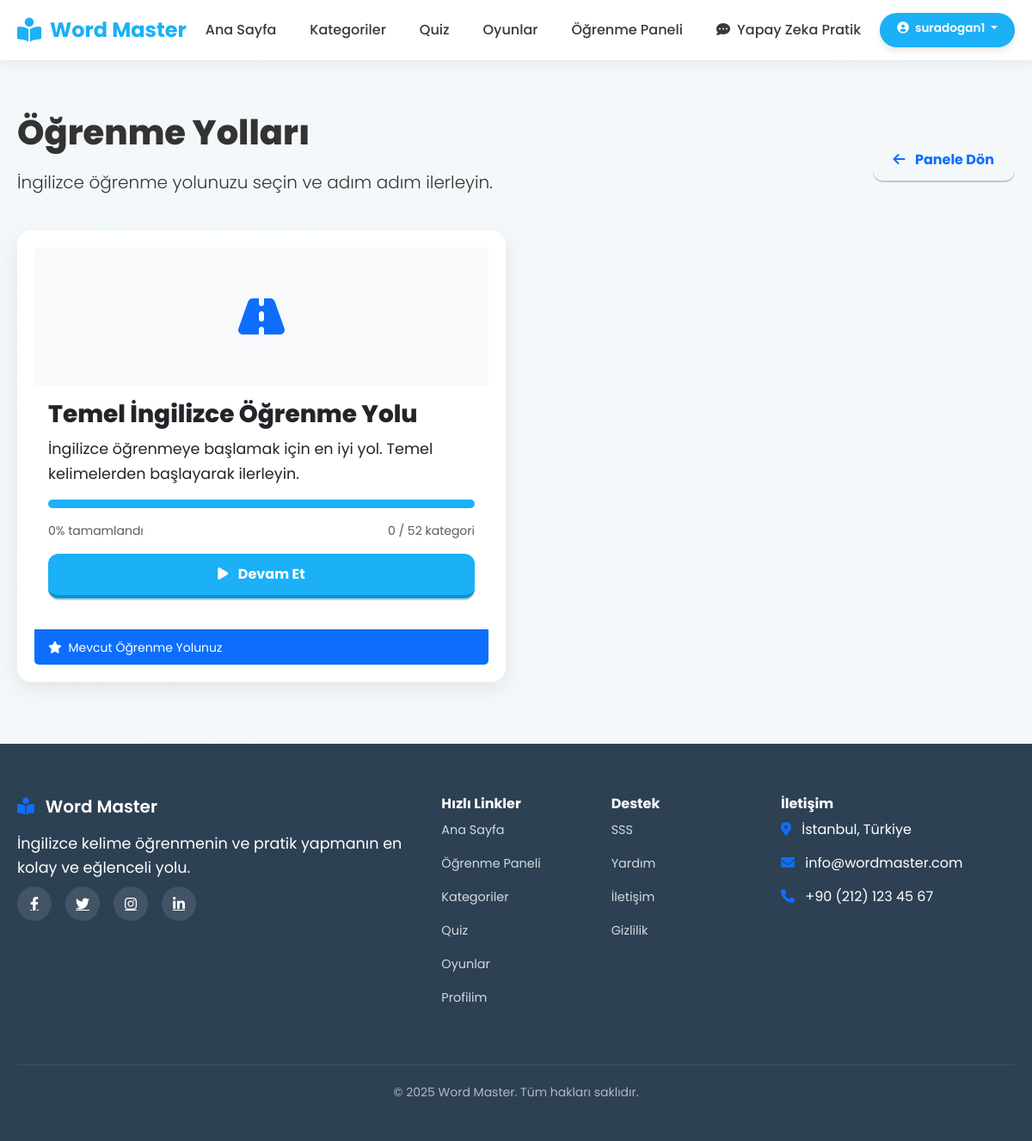
The page /learning-paths/ (signed in) on the database its author committed.
### core/models.py (models this page shows, shortened)
class LearningPath(models.Model):
    name = models.CharField(max_length=100)
    description = models.TextField(blank=True, null=True)
    image = models.ImageField(upload_to='learning_path_images/', blank=True, null=True)
    categories = models.ManyToManyField(Category, through='LearningPathCategory')
    created_at = models.DateTimeField(auto_now_add=True)

### core/views.py (the view)
# urls.py: path('learning-paths/', learning_paths, name='learning_paths'),
@login_required
def learning_paths(request):
    learning_paths = LearningPath.objects.all().order_by('name')
    user_profile = request.user.profile
    current_path = user_profile.current_learning_path
    paths_progress = []
    for path in learning_paths:
        path_categories = LearningPathCategory.objects.filter(learning_path=path).order_by('order')
        total_categories = path_categories.count()
        completed_categories = UserCategoryProgress.objects.filter(
            user=request.user,
            category__in=[pc.category for pc in path_categories],
            completed=True
        ).count()
        percentage = int((completed_categories / total_categories * 100) if total_categories > 0 else 0)
        paths_progress.append({
            'learning_path': path,
            'total_categories': total_categories,
            'completed_categories': completed_categories,
            'percentage': percentage,
            'is_current': current_path == path
        })
    context = {
        'paths_progress': paths_progress
    }
    return render(request, 'core/learning_paths.html', context)

### core/templates/core/learning_paths.html (shortened to what this page needs)
{% extends 'core/base.html' %}
{% load static %}
{% block content %}
<div class="container my-5">
    <div class="row mb-4">
        <div class="col-lg-8">
            <h1 class="mb-3">Öğrenme Yolları</h1>
            <p class="lead">İngilizce öğrenme yolunuzu seçin ve adım adım ilerleyin.</p>
        </div>
        <div class="col-lg-4 text-lg-end d-flex align-items-center justify-content-lg-end">
            <a href="{% url 'dashboard' %}" class="btn btn-outline-primary">
                <i class="fas fa-arrow-left me-2"></i> Panele Dön
            </a>
        </div>
    </div>
    <div class="row">
        {% for path_progress in paths_progress %}
            <div class="col-md-6 mb-4">
                <div class="card h-100 {% if path_progress.is_current %}border-primary{% endif %}">
                    {% if path_progress.learning_path.image %}
                        <img src="{{ path_progress.learning_path.image.url }}" class="card-img-top" alt="{{ path_progress.learning_path.name }}">
                    {% else %}
                        <div class="card-img-top bg-light d-flex align-items-center justify-content-center" style="height: 160px;">
                            <i class="fas fa-road fa-3x text-primary"></i>
                        </div>
                    {% endif %}
                    <div class="card-body">
                        <h3 class="card-title">{{ path_progress.learning_path.name }}</h3>
                        <p class="card-text">{{ path_progress.learning_path.description|truncatechars:150 }}</p>
                        <div class="progress mb-3" style="height: 10px;">
                        </div>
                        <div class="d-flex justify-content-between mb-3">
                            <small class="text-muted">{{ path_progress.percentage }}% tamamlandı</small>
                            <small class="text-muted">{{ path_progress.completed_categories }} / {{ path_progress.total_categories }} kategori</small>
                        </div>
                        <div class="d-grid">
                            <a href="{% url 'learning_path' path_progress.learning_path.id %}" class="btn btn-primary">
                                {% if path_progress.is_current %}
                                    <i class="fas fa-play me-2"></i> Devam Et
                                {% else %}
                                    <i class="fas fa-book-open me-2"></i> Keşfet
                                {% endif %}
                            </a>
                        </div>
                    </div>
                    {% if path_progress.is_current %}
                        <div class="card-footer bg-primary text-white">
                            <small><i class="fas fa-star me-1"></i> Mevcut Öğrenme Yolunuz</small>
                        </div>
                    {% endif %}
                </div>
            </div>
        {% empty %}
            <div class="col-12">
                <div class="alert alert-info">
                    Henüz öğrenme yolu eklenmemiş. Lütfen daha sonra tekrar kontrol edin.
                </div>
            </div>
        {% endfor %}
    </div>
</div>
{% endblock %}

### core/templates/core/base.html (shortened to what this page needs)
<!DOCTYPE html>
<html lang="tr">
<head>
    <link href="https://cdn.jsdelivr.net/npm/bootstrap@5.3.0/dist/css/bootstrap.min.css" rel="stylesheet">
    <link rel="stylesheet" href="https://cdnjs.cloudflare.com/ajax/libs/font-awesome/6.4.0/css/all.min.css">
    <link rel="stylesheet" href="https://unpkg.com/aos@next/dist/aos.css" />
    <link rel="stylesheet" href="/static/css/duolingo-style.css">
</head>
<body>
    <nav class="navbar">
        <div class="container navbar-container">
                        <a class="navbar-logo" href="{% url 'home' %}">                <i class="fas fa-book-reader"></i> Word Master            </a>                        <div class="navbar-menu">
                <a class="navbar-item {% if request.path == '/' %}active{% endif %}" href="{% url 'home' %}">Ana Sayfa</a>
                {% if user.is_authenticated %}
                    <a class="navbar-item {% if 'categories' in request.path %}active{% endif %}" href="{% url 'category_list' %}">Kategoriler</a>
                    <a class="navbar-item {% if 'quiz' in request.path %}active{% endif %}" href="{% url 'quiz_categories' %}">Quiz</a>
                    <a class="navbar-item {% if 'games' in request.path %}active{% endif %}" href="{% url 'game_menu' %}">Oyunlar</a>
                    <a class="navbar-item {% if 'learning-panel' in request.path %}active{% endif %}" href="{% url 'learning_panel' %}">Öğrenme Paneli</a>
                    <a class="navbar-item {% if 'chat-practice' in request.path %}active{% endif %}" href="{% url 'chat_practice' %}">
                        <i class="fas fa-comment-dots me-1"></i> Yapay Zeka Pratik
                    </a>
                {% else %}
                    <a class="navbar-item" href="/#features">Özellikler</a>
                    <a class="navbar-item" href="/#about">Hakkında</a>
                    <a class="navbar-item" href="/#contact">İletişim</a>
                {% endif %}
                </div>                        <div class="navbar-auth">
                {% if user.is_authenticated %}
                    <div class="dropdown">
                        <a class="btn btn-sm btn-primary dropdown-toggle" href="#" id="userDropdown" role="button" data-bs-toggle="dropdown">
                            <i class="fas fa-user-circle me-1"></i> {{ user.username }}
                        </a>
                    </div>
                {% else %}
                    <a href="{% url 'login' %}" class="btn btn-sm btn-secondary me-2">Giriş</a>
                    <a href="{% url 'register' %}" class="btn btn-sm btn-primary">Kayıt</a>
                {% endif %}
            </div>
        </div>
    </nav>
    <main>
        {% block content %}{% endblock %}
    </main>
    <footer class="mt-5">
        <div class="container">
            <div class="row g-4">
                                <div class="col-lg-5 col-md-6">                    <h5 class="mb-3"><i class="fas fa-book-reader text-primary me-2"></i> Word Master</h5>                    <p class="mb-2">İngilizce kelime öğrenmenin ve pratik yapmanın en kolay ve eğlenceli yolu.</p>                    <div class="social-icons d-flex gap-3 mt-2">                        <a href="#" class="text-white"><i class="fab fa-facebook-f"></i></a>                        <a href="#" class="text-white"><i class="fab fa-twitter"></i></a>                        <a href="#" class="text-white"><i class="fab fa-instagram"></i></a>                        <a href="#" class="text-white"><i class="fab fa-linkedin-in"></i></a>                    </div>                </div>                                <div class="col-lg-2 col-md-6 col-6">                    <h6 class="fw-bold mb-2">Hızlı Linkler</h6>                    <ul class="footer-links ps-0">                        <li><a href="{% url 'home' %}">Ana Sayfa</a></li>                        {% if user.is_authenticated %}                            <li><a href="{% url 'learning_panel' %}">Öğrenme Paneli</a></li>                            <li><a href="{% url 'category_list' %}">Kategoriler</a></li>                            <li><a href="{% url 'quiz_categories' %}">Quiz</a></li>                            <li><a href="{% url 'game_menu' %}">Oyunlar</a></li>                            <li><a href="{% url 'profile' %}">Profilim</a></li>                        {% endif %}                    </ul>                </div>                                <div class="col-lg-2 col-md-6 col-6">                    <h6 class="fw-bold mb-2">Destek</h6>                    <ul class="footer-links ps-0">                        <li><a href="#">SSS</a></li>                        <li><a href="#">Yardım</a></li>                        <li><a href="/#contact">İletişim</a></li>                        <li><a href="#">Gizlilik</a></li>                    </ul>                </div>                                <div class="col-lg-3 col-md-6">
                    <h6 class="fw-bold mb-2">İletişim</h6>
                    <ul class="footer-links ps-0">
                        <li><i class="fas fa-map-marker-alt me-2 text-primary"></i> İstanbul, Türkiye</li>
                        <li><i class="fas fa-envelope me-2 text-primary"></i> info@wordmaster.com</li>
                        <li><i class="fas fa-phone me-2 text-primary"></i> +90 (212) 123 45 67</li>
                    </ul>
                </div>
            </div>
            <div class="row mt-3">
                <div class="col-md-12 text-center">
                    <p class="copyright">&copy; {% now "Y" %} Word Master. Tüm hakları saklıdır.</p>
                </div>
            </div>
        </div>
    </footer>
</body>
</html>

### static/css/duolingo-style.css (style rules this page uses)
:root { --primary: #1cb0f6; --primary-hover: #0091da; --primary-disabled: #7fd5ff; --secondary: #fff; --text-primary: #333; --text-secondary: #777; --error: #ea2b2b; --warning: #ffc800; --correct: #1cb0f6; --border-radius: 12px; --font-family: 'Nunito', 'DIN Round Pro', sans-serif; --shadow: 0 2px 0 rgba(0, 0, 0, 0.2); --shadow-hover: 0 4px 0 rgba(0, 0, 0, 0.2); }
body { font-family: var(--font-family); color: var(--text-primary); background-color: #f9f9f9; margin: 0; padding: 0; line-height: 1.5; }
h1, h2, h3, h4, h5, h6 { font-weight: 800; line-height: 1.3; margin-bottom: 1rem; }
h1 { font-size: 2.5rem; }
h3 { font-size: 1.75rem; }
p { font-size: 1.1rem; line-height: 1.6; }
.container { max-width: 1200px; margin: 0 auto; padding: 0 20px; }
.navbar { background-color: white; box-shadow: 0 2px 4px rgba(0, 0, 0, 0.1); padding: 12px 0; position: sticky; top: 0; z-index: 100; }
.navbar-container { display: flex; justify-content: space-between; align-items: center; }
.navbar-logo { font-size: 24px; font-weight: bold; color: var(--primary); text-decoration: none; }
.navbar-menu { display: flex; gap: 15px; align-items: center; }
.navbar-item { font-weight: bold; text-decoration: none; color: var(--text-primary); transition: all 0.2s; font-size: 1rem; padding: 6px 10px; border-radius: 8px; }
.navbar-auth { display: flex; align-items: center; }
.navbar-auth .btn { font-size: 0.85rem; padding: 6px 12px; }
.navbar-auth .dropdown-toggle { padding: 4px 10px; }
.btn { display: inline-block; font-weight: bold; text-align: center; padding: 12px 24px; border-radius: var(--border-radius); border: none; cursor: pointer; transition: all 0.2s; font-size: 16px; text-decoration: none; box-shadow: var(--shadow); position: relative; }
.btn-primary { background-color: var(--primary); color: white; border-bottom: 4px solid var(--primary-hover); }
.card { background-color: white; border-radius: var(--border-radius); box-shadow: 0 2px 8px rgba(0, 0, 0, 0.1); padding: 20px; margin-bottom: 20px; transition: all 0.3s; }
.progress { height: 100%; background-color: var(--primary); border-radius: 6px; transition: width 0.3s; }
.footer-links { list-style: none; padding: 0; }
.footer-links li { margin-bottom: 10px; }
.footer-links a { color: rgba(255, 255, 255, 0.9); text-decoration: none; transition: color 0.3s ease; font-size: 0.9rem; }
footer { background-color: var(--primary); position: relative; overflow: hidden; color: white; padding: 25px 0; }
footer::before { content: ''; position: absolute; top: 0; right: 0; bottom: 0; left: 0; background-image: linear-gradient(135deg, rgba(255, 255, 255, 0.05) 25%, transparent 25%, transparent 50%, rgba(255, 255, 255, 0.05) 50%, rgba(255, 255, 255, 0.05) 75%, transparent 75%, transparent); background-size: 30px 30px; opacity: 0.3; z-index: 1; }
footer .container { position: relative; z-index: 2; }
.social-icons a { display: inline-flex; align-items: center; justify-content: center; width: 32px; height: 32px; border-radius: 50%; background-color: rgba(255, 255, 255, 0.1); transition: all 0.3s ease; }
.copyright { font-size: 0.85rem; opacity: 0.9; margin-bottom: 0; }

### rows shown on the page
LearningPath: learning_path.name "Temel İngilizce Öğrenme Yolu", learning_path.description "İngilizce öğrenmeye başlamak için en iyi yol. Temel kelimelerden başlayarak ilerleyin.", percentage "0", completed_categories "0", total_categories "52"

### other values the page prints
{{ user.username }} "suradogan1"
